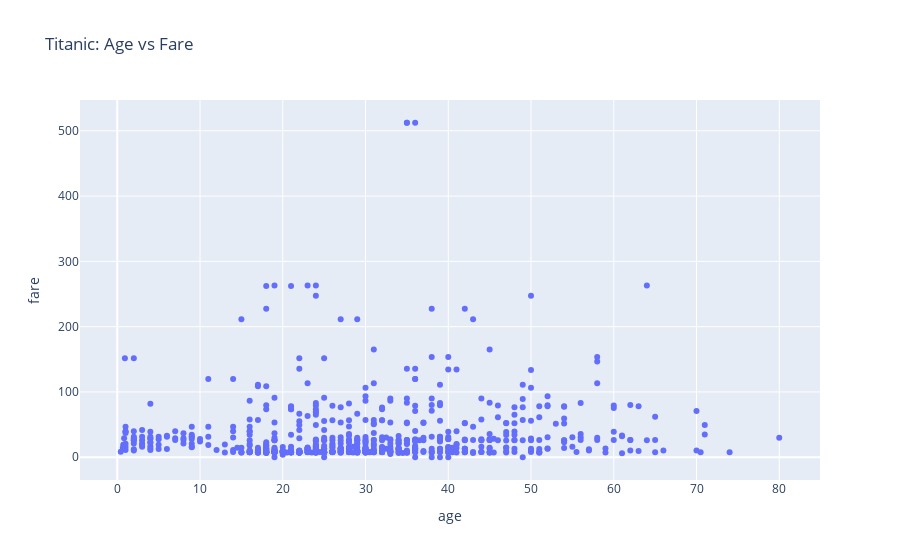

This figure's notebook cell:
### Code cell
import seaborn as sns
import plotly.express as px

# Load the titanic dataset
titanic_data = sns.load_dataset("titanic")

# Plot scatter plot using Plotly Express
fig = px.scatter(titanic_data, x="age", y="fare", title="Titanic: Age vs Fare")
fig.show()

### Figure 1 — Plotly figure (JSON) as saved in the notebook; plotly's stock layout.template omitted (floating-point values rounded to 4 significant figures; data arrays with more than 128 entries replaced by an {"elided": "..."} marker saying what was removed)
{"data": [{"hovertemplate": "age=%{x}<br>fare=%{y}<extra></extra>", "legendgroup": "", "marker": {"color": "#636efa", "symbol": "circle"}, "mode": "markers", "name": "", "orientation": "v", "showlegend": false, "type": "scatter", "x": {"elided": "891 float values"}, "xaxis": "x", "y": {"elided": "891 float values"}, "yaxis": "y"}], "layout": {"autosize": true, "legend": {"tracegroupgap": 0}, "title": {"text": "Titanic: Age vs Fare"}, "xaxis": {"anchor": "y", "autorange": true, "domain": [0, 1], "range": [-4.396, 84.82], "title": {"text": "age"}, "type": "linear"}, "yaxis": {"anchor": "x", "autorange": true, "domain": [0, 1], "range": [-42.28, 554.6], "title": {"text": "fare"}, "type": "linear"}}}
